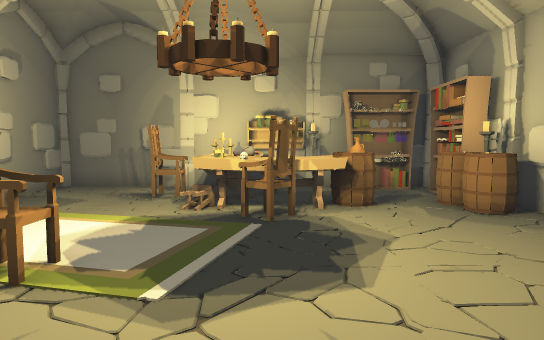
view 1 (above)

16 first-person views from a walk through a 3-D level made in the Unity game engine. The camera is 1.4 m above the floor, tilts 4° down and sees 70° across. The floor is counted in squares, 1 m on a side. Each view is taken from the middle of a square. On the plan, view 1 faces up. The plan holds only what a view shows up to about 16 squares ahead; the rest is blank. The place goes on beyond the plan.

view 2
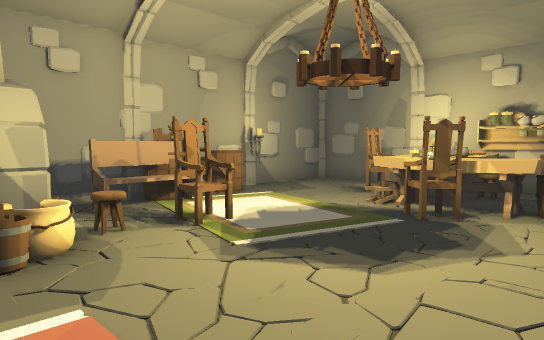

view 3
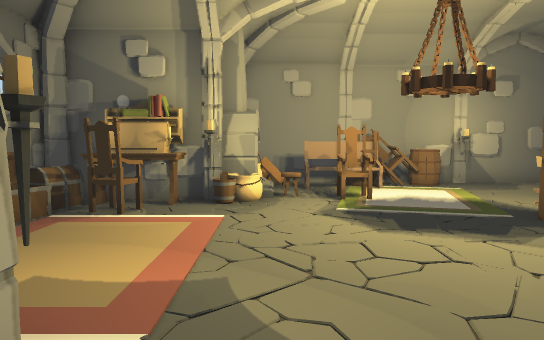

view 4
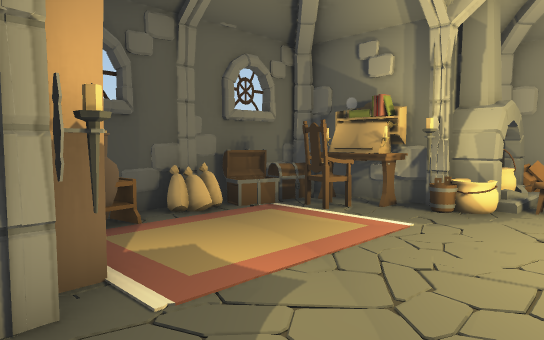

view 5
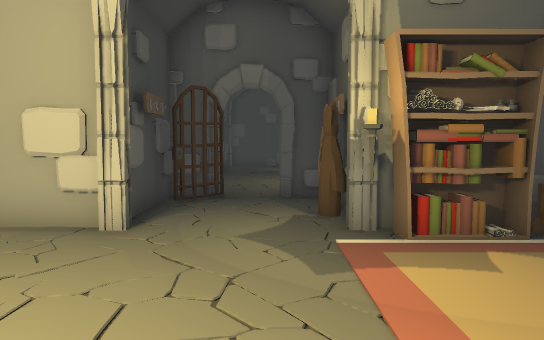

view 6
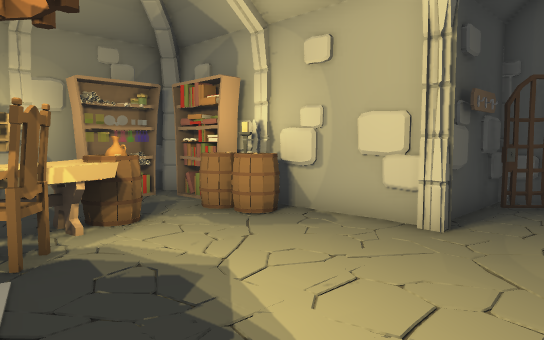

view 7
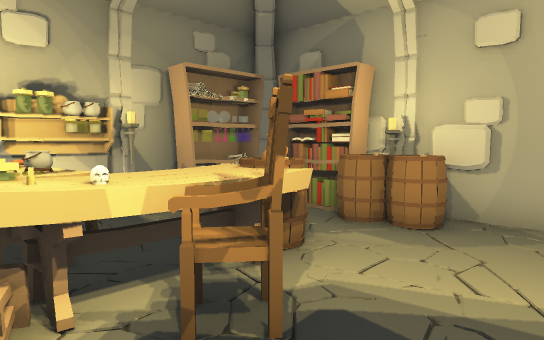

view 8
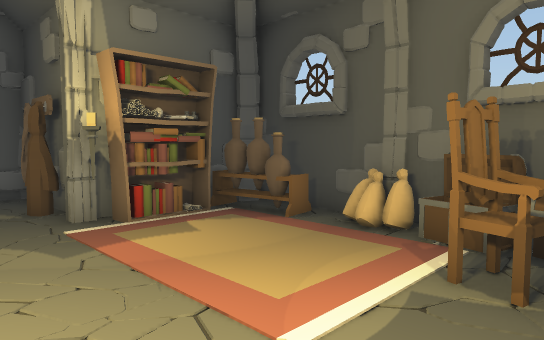

view 9
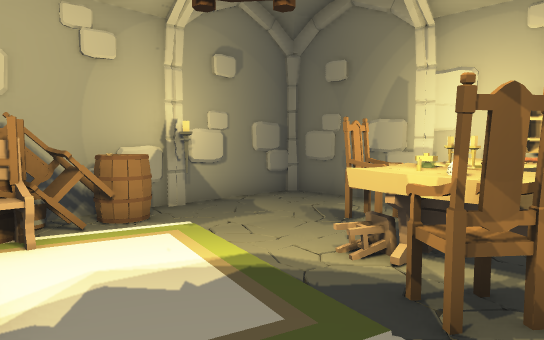

view 10
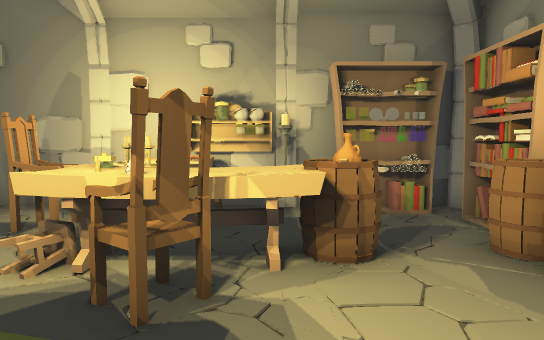

view 11
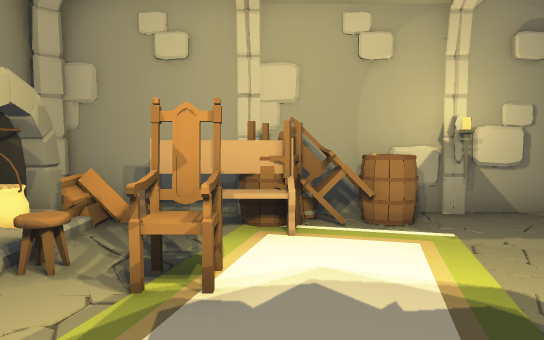

view 12
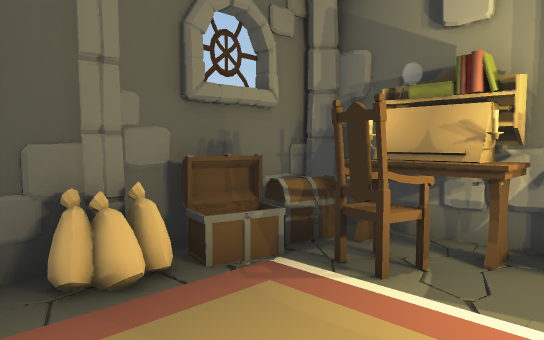

view 13
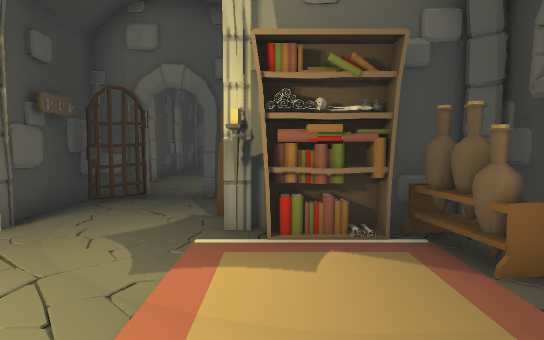

view 14
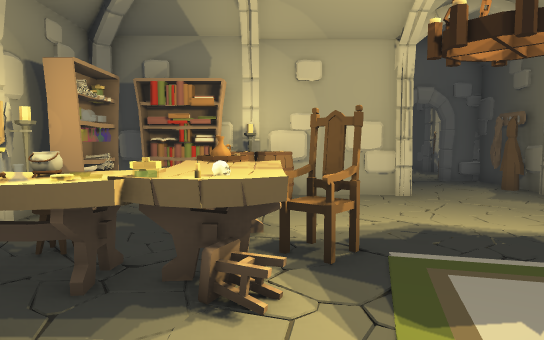

view 15
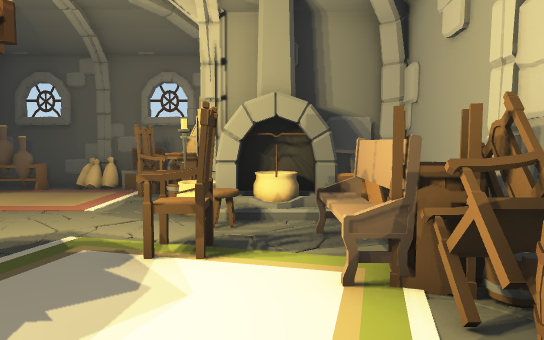

view 16
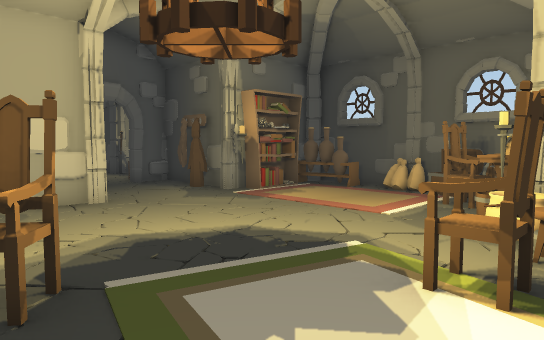

### Floor plan
Key: @ floor where view 1 was taken; # wall or solid block; . floor; O other object.
Columns run from 7 left of view 1 to 10 right of it. Each row starts with its distance up from view 1.
 13 ######O######
 12 #...#OOOOO  ##
 11 #...OOOO....O
 10 #...OOOO....O
  9 ##...OOOOO.O##
  8 #.... OOOO.OO#
  7 #O     O    ##
  6 OOOO        ##
  5 #OO  .O.....O####
  4 #OO.O.......O. #O
  3 #.O.O........   O
  2 #OOOO........ . O#
  1 #OOOOO......######
  0 #####O.@  ..O##
 -1     #OOO   OO#
 -2     # O....OO#
 -3     #OOOOOOO##
 -4     #########

Where each view was taken, in squares from view 1:
view 1: 0 up, 0 right, facing up
view 2: 0 up, 3 right, facing up-left
view 3: 2 up, 7 right, facing left
view 4: 4 up, 6 right, facing down-left
view 5: 2 up, 1 left, facing right
view 6: 2 up, 1 left, facing up-right
view 7: 5 up, 2 left, facing up-right
view 8: 3 up, 2 left, facing down-right
view 9: 4 up, 1 right, facing up-left
view 10: 4 up, 1 right, facing up
view 11: 5 up, 1 right, facing left
view 12: 1 up, 3 right, facing down-left
view 13: 0 up, 1 left, facing right
view 14: 8 up, 5 left, facing right
view 15: 9 up, 4 left, facing down
view 16: 8 up, 4 left, facing down-right
